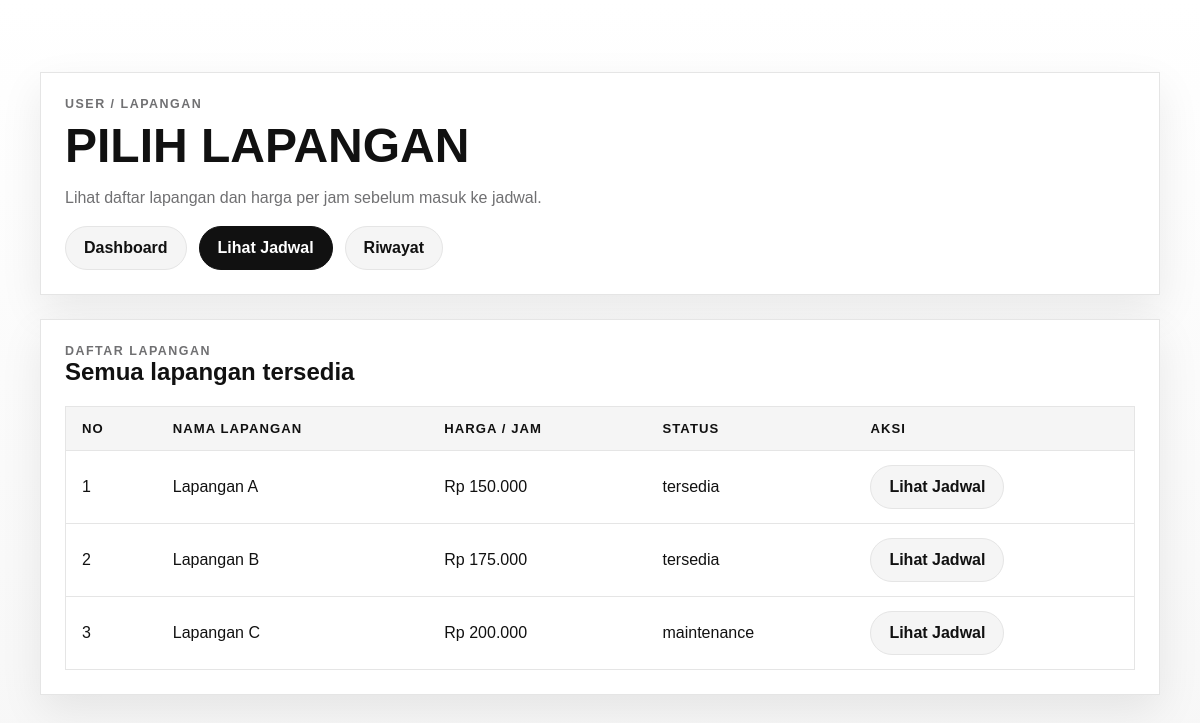
The app's page /user/lapangan.php (signed in) with its own data.
### tables this page shows
CREATE TABLE IF NOT EXISTS lapangan (
  id INT AUTO_INCREMENT PRIMARY KEY,
  nama_lapangan VARCHAR(100) NOT NULL,
  harga_per_jam INT NOT NULL,
  status ENUM('tersedia', 'maintenance') NOT NULL DEFAULT 'tersedia'
);

### user/lapangan.php (the view, shortened to what this page needs)
<?php
require_once __DIR__ . '/../config/koneksi.php';
$lapanganList = $pdo->query('SELECT id, nama_lapangan, harga_per_jam, status FROM lapangan ORDER BY nama_lapangan ASC')->fetchAll();
require_once __DIR__ . '/../includes/header.php';
?>
<div class="container hero">
  <div class="grid" style="gap: 24px;">
    <div class="card">
      <div class="kicker">User / Lapangan</div>
      <h1 style="font-size: clamp(2rem, 4vw, 3.2rem);">Pilih lapangan</h1>
      <p class="muted">Lihat daftar lapangan dan harga per jam sebelum masuk ke jadwal.</p>
      <div class="nav">
        <a class="pill secondary" href="dashboard_user.php">Dashboard</a>
        <a class="pill" href="jadwal.php">Lihat Jadwal</a>
        <a class="pill secondary" href="riwayat.php">Riwayat</a>
      </div>
    </div>
    <section class="card">
      <div class="kicker">Daftar Lapangan</div>
      <h2>Semua lapangan tersedia</h2>
      <div style="overflow-x: auto;">
        <table class="table">
          <thead>
            <tr>
              <th>No</th>
              <th>Nama Lapangan</th>
              <th>Harga / Jam</th>
              <th>Status</th>
              <th>Aksi</th>
            </tr>
          </thead>
          <tbody>
            <?php if (empty($lapanganList)): ?>
              <tr>
                <td colspan="5" class="muted">Belum ada data lapangan.</td>
              </tr>
            <?php else: ?>
              <?php foreach ($lapanganList as $index => $lapangan): ?>
                <tr>
                  <td><?php echo $index + 1; ?></td>
                  <td><?php echo htmlspecialchars($lapangan['nama_lapangan'], ENT_QUOTES, 'UTF-8'); ?></td>
                  <td>Rp <?php echo number_format((int) $lapangan['harga_per_jam'], 0, ',', '.'); ?></td>
                  <td><?php echo htmlspecialchars($lapangan['status'], ENT_QUOTES, 'UTF-8'); ?></td>
                  <td>
                    <a class="pill secondary" href="jadwal.php?lapangan_id=<?php echo (int) $lapangan['id']; ?>">Lihat Jadwal</a>
                  </td>
                </tr>
              <?php endforeach; ?>
            <?php endif; ?>
          </tbody>
        </table>
      </div>
    </section>
  </div>
</div>
<?php require_once __DIR__ . '/../includes/footer.php'; ?>

### assets/css/style.css (style rules this page uses)
:root { --ink: #111111; --canvas: #ffffff; --soft-cloud: #f5f5f5; --hairline: #e5e5e5; --muted: #707072; --sale: #d30005; --radius: 9999px; --shadow: 0 16px 40px rgba(17, 17, 17, 0.08); --font-sans: Arial, Helvetica, sans-serif; }
* { box-sizing: border-box; }
body { margin: 0; font-family: var(--font-sans); background: linear-gradient(180deg, #ffffff 0%, #f7f7f7 100%); color: var(--ink); }
a { color: inherit; text-decoration: none; }
.container { width: min(1120px, calc(100% - 32px)); margin: 0 auto; }
.nav { display: flex; gap: 12px; flex-wrap: wrap; }
.pill, .button { display: inline-flex; align-items: center; justify-content: center; min-height: 44px; padding: 0 18px; border-radius: var(--radius); border: 1px solid var(--ink); background: var(--ink); color: #fff; font-weight: 700; transition: transform 160ms ease, box-shadow 160ms ease, background-color 160ms ease, color 160ms ease, border-color 160ms ease; }
.button.secondary, .pill.secondary { background: var(--soft-cloud); color: var(--ink); border-color: var(--hairline); }
.hero { padding: 72px 0 56px; }
.card { background: #fff; border: 1px solid var(--hairline); box-shadow: var(--shadow); padding: 24px; transition: transform 180ms ease, box-shadow 180ms ease, border-color 180ms ease; }
.table tbody tr { transition: background-color 150ms ease; }
.kicker { text-transform: uppercase; letter-spacing: 0.12em; color: var(--muted); font-size: 0.78rem; font-weight: 700; }
h1, h2, h3, p { margin-top: 0; }
h1 { font-size: clamp(2.5rem, 6vw, 5rem); line-height: 0.95; text-transform: uppercase; margin: 12px 0 16px; }
p { line-height: 1.6; color: #2f2f31; }
.grid { display: grid; gap: 16px; }
.table { width: 100%; border-collapse: collapse; background: #fff; border: 1px solid var(--hairline); }
.table th, .table td { padding: 14px 16px; text-align: left; border-bottom: 1px solid var(--hairline); }
.table th { background: var(--soft-cloud); font-size: 0.82rem; text-transform: uppercase; letter-spacing: 0.08em; }
.muted { color: var(--muted); }

### records on screen
lapangan: nama_lapangan "Lapangan A", harga_per_jam "150.000", status "tersedia"
lapangan: nama_lapangan "Lapangan B", harga_per_jam "175.000", status "tersedia"
lapangan: nama_lapangan "Lapangan C", harga_per_jam "200.000", status "maintenance"
